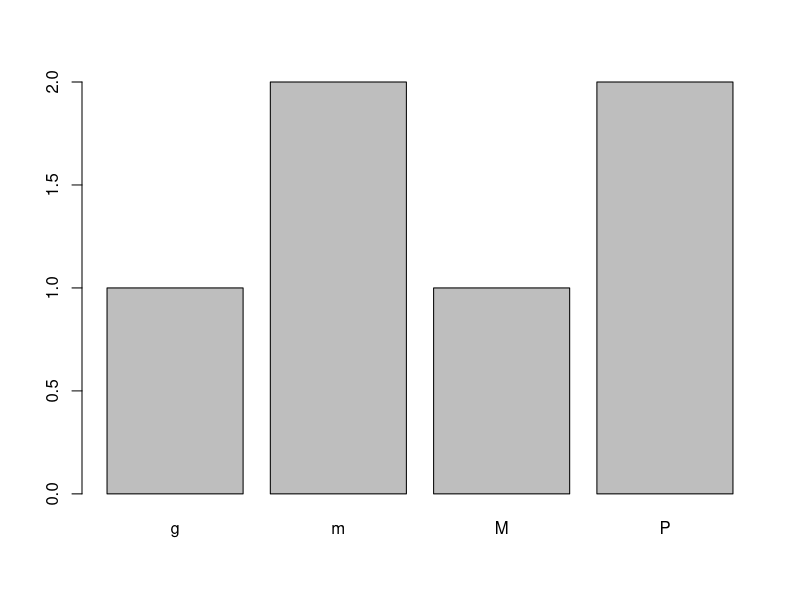
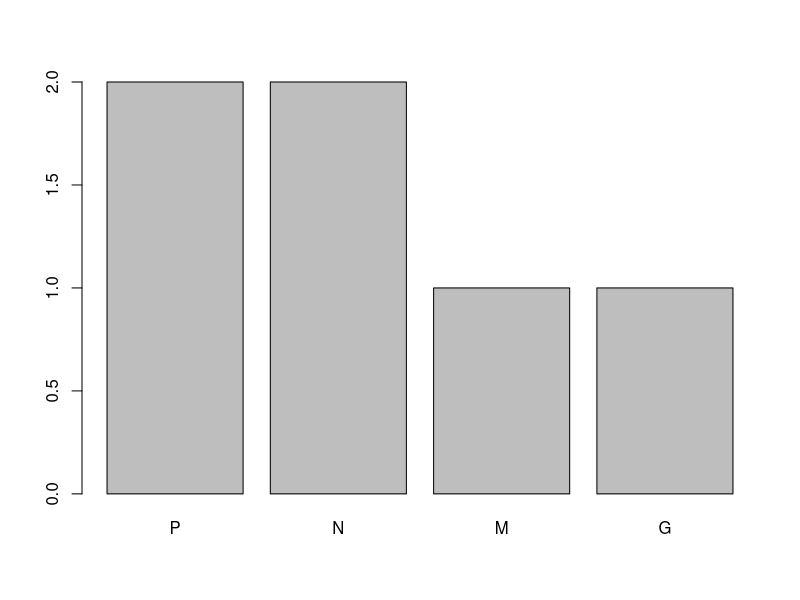
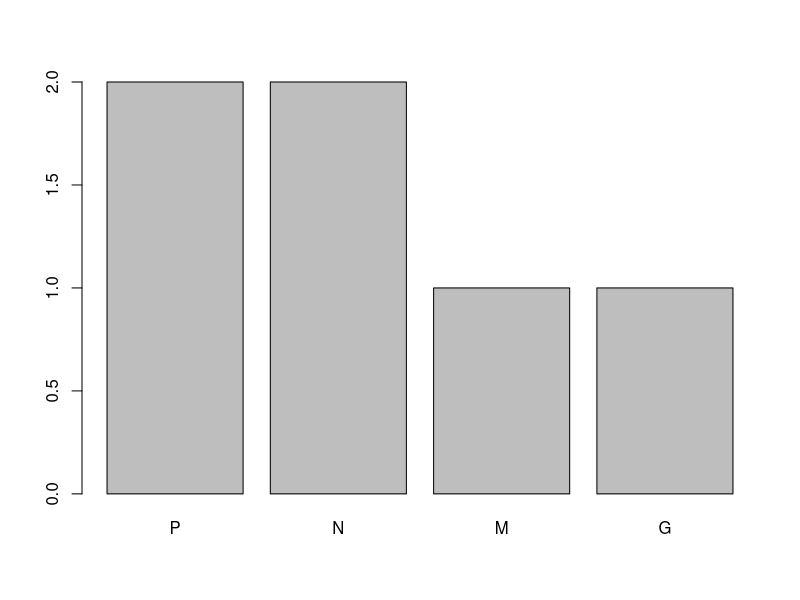

These figures' R source, in order:
# WEEK 11 - day 1 DATATYPES


# Si necesitas informacion sobre una funcion
# ?(funcion)
# help(funcion)

ls()

##############
# VARIABLES  #
##############

## assignment operator
a <- 10 # el mas utilizado
b = TRUE
"hello" -> c

d <- 2.5
# poniendo L lo estas haciendo tipo entero
# los numeros por defecto se asignan a tipo doble
e <- 5L
f <- as.complex(-1)

## que tipo de variable es?
  
typeof(e)
typeof(5)

is.numeric(d) #son n??mericos tanto los doubles como los integers

is.logical(b)

print(1/0)

## borrar una variable
rm(a)
a <- 10
#############
# VECTORES  #
#############

## CREAR VECTORES 

# crear vector caracter con nombre de peliculas
nombre_peliculas <- c("El diario de Noa", "Pocahontas", "Greenland", "Joker")

# crear vector numerico con puntuacion de las peliculas
puntuacion <- c(7.9,7.2,6.1,6.3)

# crear vector logico sobre si la pelicula es posterior a 2015
posterior_2005 <- c(FALSE,FALSE,TRUE,TRUE)

# poner nombre a un vector
some_vector <- c("Clara Piniella", "TA")
names(some_vector) <- c("Name", "Profession")

## OPERACIONES CON VECTORES

# sumar 2 a la puntuaciOn
puntuacion + 2

# dividir la puntuaciOn entre 2
puntuacion/2

# crear otro vector con mi puntuacion
puntuacion_de_clara <- seq(7,10)

# calcular diferencia entre puntuaciones
puntuacion_de_clara - puntuacion

# calcular la longitud del vector
length(puntuacion)

# calcular el promedio del vector puntuacion
mean(puntuacion)

## SUBCONJUNTO

## seleccion basada en posicion
# seleccionar la tercera pelIcula
nombre_peliculas[3]
nombre_peliculas

# seleccionar la primera y la ??ltima pelicula
nombre_peliculas[c(1,4)]

## seleccion basada en condicion logica (mascara)
## los operadores comparadores son iguales que en Python

###################################
# < for less than                 #
# > for greater than              #
# <= for less than or equal to    #
# >= for greater than or equal to #
# == for equal to each other      #
# != not equal to each other      #
###################################

# crear condicion logica
puntuacion_7 <- puntuacion < 7

# mostrar condicion para ver TRUE/FALSE
puntuacion_7 

# mostrar puntuaciones bajas
puntuacion[puntuacion_7]

# tambien
puntuacion[puntuacion < 7]

# mostrar nombres de peliculas con puntuaciones bajas
nombre_peliculas[puntuacion_7]

## ELIMINAR DATOS NULOS

# de un vector
nanes <- c(1, 2,NA,4,NA)

bad <- is.na(nanes)
bad
nanes[!bad]

otro_nanes <- c("a","b", NA, "p",NA)

# de mas de uno
good <- complete.cases(nanes, otro_nanes) # misma longitud
good

nanes[good]
otro_nanes[good]

## LOS VECTORES NO PUEDEN TENER OBJECTOS DE DIFERENTE TIPO

otro_vector <- c(1,2,5,"hola") # Convierte los numeros a strings para que sea compatible
vector_log <- c(TRUE, 2) ### TRUE en R es tambien interpretado como 1 
ahora_vector <- vector("numeric", length = a) # valor por defecto 0

## pasar de un tipo a otro
as.character(ahora_vector)

#############
# FACTORES  #
#############

# crear vector de ventas
tallas <- c('m', 'g', 'P', 'P','m', 'M')

# intentar graficar
# error, son caracteres 
#plot(tallas)

## CREAR FACTORES

# crear factor de un vector
# cuenta cuantas veces se repite cada elemento
tallas_factor <- factor(tallas)

# graficar factor
plot(tallas_factor)

# mirar niveles de factor
levels(tallas_factor)

# str nos da la estrucura
str(tallas_factor)

## RECODIFICAR FACTORES

# creando factor recodificado
tallas_recodificado <- factor(tallas,
                              ordered = TRUE,
                              levels = c("P", "m", "M", "g"),
                              labels = c("P", "N", "M", "G"))



# graficando ventas_recodificado
plot(tallas_recodificado)

## ORDENAR LOS NIVELES DE UN FACTOR

# ordenando niveles 
tallas_ordenado <- factor(tallas,
                          ordered = TRUE,
                          levels = c("P", "m", "M", "g"),
                          labels = c("P", "N", "M", "G"))


# viendo el orden en los niveles
summary(tallas_ordenado)


# graficando el factor ordenado
plot(tallas_ordenado)

## EXTRA

survey_vector <- c("M", "F", "F", "M", "M")
factor_survey_vector <- factor(survey_vector)
levels(factor_survey_vector) <- c("Female", "Male")
factor_survey_vector

# generar un resumen del contenido del vector
summary(survey_vector)

# resumen del contenido del factor
summary(factor_survey_vector)

# saca la frecuencia de cada label
table(factor_survey_vector)

# convierte las labels a valores numericos
unclass(factor_survey_vector)


#############
# MATRICES  #
#############

## CREAR MATRICES

# crear vectores para las columnas de la matriz
warner <- c(20,20,16,17,17,22,17,18,19)
disney <- c(11,13,11,8,12,11,12,8,10)
fox <- c(18,15,15,15,16,17,15,13,11)

# creando matriz a partir de vectores
peliculas <- matrix(c(warner,disney,fox), nrow = length(warner), ncol = 3)

# imprimir matriz en consola
peliculas

# agregar nombres de columnas
colnames(peliculas)<- c("warner", "fox", "disney")

# agregar nombres de filas
rownames(peliculas)<-c('2010','2011','2012', '2013','2014', '2015', '2016', '2017','2018')

# imprimir matriz por segunda vez
peliculas

# dimensiones de la matriz
dim(peliculas)

# resumen estad??stico
summary(peliculas)


## OPERACIONES ARITMETICAS CON MATRICES

# resta 5 a la matriz
peliculas - 5

# sumar matriz consigo misma
peliculas + peliculas

# crear la matriz matriz_18
matriz_18 <- matrix(1:18, nrow = 9, ncol = 3)

# a??adir nombres a la matriz
dimnames(matriz_18) <- list(c("c", "d", "e", "f", "g", "h", "i", "j", "k"), c("A", "B", "C"))


# multiplicar la matriz por matriz_18
peliculas * matriz_18


## SUBCONJUNTOS DE UNA MATRIZ

# seleccionar un elemento de la matriz
peliculas[3,2]
peliculas["2012", "fox"]


# seleccionar mas de un elemento de la matriz
peliculas[c(3,2), c(2,3)]
peliculas[c(3,4), c("disney", "fox")]


# selecciona las tres primeras filas y las dos ultimas
peliculas[1:3,2:3]


# seleccionar una fila 
peliculas[3,]
peliculas["2010",]


# seleccionar una columna
peliculas[,"fox"]
peliculas[,2]


## EXTRA

# crear matriz 
ventas <- c(460.998, 314.4, 290.475, 247.900, 309.306, 165.8, 565.89, 78.98, 344.3, 590.99, 100.00, 345.67, 321.4, 890.99, 33.33, 789.12, 678.345, 372.45)
ventas_worlwide <- matrix(ventas, nrow = 9, byrow = TRUE,
                           dimnames = list(c("Naranjas", "Peras", "Platanos", "Uvas", "Mangos", "Papaya", "Kiwis", "Ciruelas", "Tomates"), 
                                           c("US", "non-US")))

ventas_worlwide
# calcular el numero de ventas en US y fuera
worldwide_vector <- colSums(ventas_worlwide)

# concatenando dos matrices y un vector
big_matrix <- cbind(ventas_worlwide, peliculas, ventas[1:9])

data.frame(big_matrix)
data.matrix(big_matrix)

###############
# DATAFRAMES  #
###############

# utilizamos los vectores nombre_peliculas, puntuacion y posterior_2005

## CREAR DATAFRAME

# crear dataframe de vectores
peliculas_df <- data.frame(nombre_peliculas,
                           puntuacion, 
                           posterior_2005)

# mostrar los dos primeros filas del dataframe
head(peliculas_df, 2)

# cambiar nombre de dataframe
names(peliculas_df) <- c('NOMBRE','PUNTUACION','AFTER 2007')

# mostrar dataframe ahora (head y tail muestran 6 elementos)
head(peliculas_df)
tail(peliculas_df)

## SUBCONJUNTO 

# hacer un subset si la putnuacion de la pelicula es mayor a 7
subset(peliculas_df, PUNTUACION > 7)

# tambien
peliculas_df[peliculas_df$PUNTUACION > 7,]

# seleccionar un elemento del dataframe
peliculas_df[3,2]
peliculas_df[3,'PUNTUACION']


# seleccionar mas de un elemento del dataframe
peliculas_df[c(3,4), c(2,3)]
peliculas_df[c(3,2), c('PUNTUACION','AFTER 2007')]

# seleccionar una fila del dataframe
peliculas_df[1,]

# seleccionar una columna del dataframe
peliculas_df[,2]
peliculas_df[,'PUNTUACION']
peliculas_df$PUNTUACION

## ORDENAR DATAFRAME

# mostrar el dataframe
peliculas_df

# mostrar el indice de la columna de puntuacion con order
order(peliculas_df$PUNTUACION)

# esto hace lo mismo que lo de arriba
# funcion order (menor a mayor)
orden_m_m <- order(peliculas_df$PUNTUACION,
                   decreasing = FALSE)


# mostrar el dataframe ordenado
peliculas_df[orden_m_m,]

# funcion order (mayor a menor)
orden_lol <- order(peliculas_df$PUNTUACION,
                   decreasing = TRUE)


# mostrar el dataframe ordenado
peliculas_df[orden_lol,]

# guardar el dataframe ordenado
df_ordenado <- peliculas_df[orden_lol,]


## ELIMINAR DATOS NULOS

# airquality junto con mtcars, y otras, son datasets que 
# vienen incluidos en paquetes basicos de R,
# que se importan con la funcion data("el_nombre")
data("airquality")

head(airquality)

# Devuelve TRUE en los valores que no son NAN
good_air <- complete.cases(airquality)

airquality[good_air,]


###########
# LISTAS  #
###########

# utilizamos nombre_peliculas, puntuacion, posterior_2005, warner, disney, fox, peliculas, peliculas_df

## CREAR UNA LISTA 

# crear lista con un vector y una matriz
lista_curso <- list(nombre_peliculas, peliculas)

# mostrar lista
lista_curso

# cambiar nombre de lista
names(lista_curso) <- c('vector', 'matriz')


# mostrar lista 
lista_curso

# para mostrar la estructura interna del objeto
str(lista_curso)

## SELECCIONAR ELEMENTOS DE UNA LISTA

# Seleccionar vector de la lista
lista_curso[['vector']]

# con $
lista_curso$vector

# Seleccionar el tercer elemento del vector de la lista
lista_curso[['vector']][3]

# Seleccionar fila 5 y columna 3 de la matriz de la lista
lista_curso[['matriz']][5,3]

## AGREGAR/ELIMINAR ELEMENTOS DE UNA LISTA

# agregar dataframe a lista
lista_curso[['data_frame']] <- peliculas_df 

# revisar que esta el dataframe
lista_curso

# eliminar un elemento de lista
lista_curso[['vector']] <- NULL

# revisar que no este el vector
lista_curso


## OTRAS FUNCIONES DE INTERES PARA LISTAS

li <- list(clara = TRUE,
           dio = "hello",
           int_vec = sort(rep(seq(8,2,by=-2),times=2))
           )

is.list(li)

is.list(otro_vector)

li2 <- as.list(otro_vector)

is.list(li2)

lista_doble <- append(li,rev(li))

str(rev(li))

# convierte la lista a vector
unlist(li)












